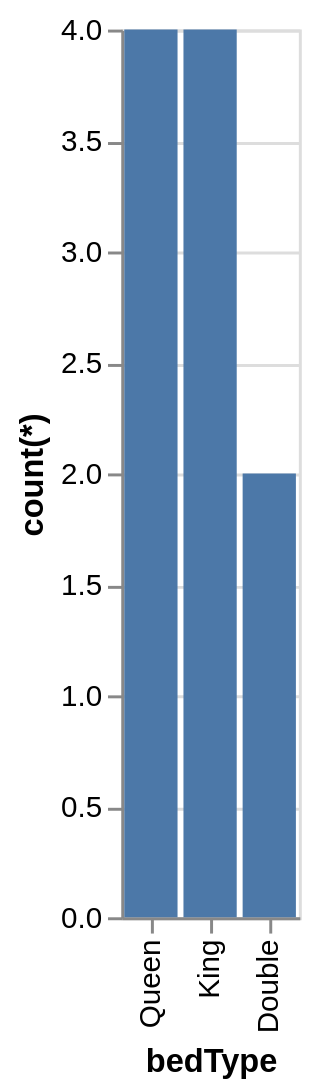

Vega-Lite specification stored for this chart:
### Vega-Lite specification from a JSON file in a GitHub repository (floating-point values rounded to 4 significant figures)
{"data": {"values": [{"x_data": "Queen", "y_data": 4}, {"x_data": "King", "y_data": 4}, {"x_data": "Double", "y_data": 2}]}, "mark": "bar", "encoding": {"x": {"field": "x_data", "type": "nominal", "title": "bedType", "sort": {"op": "sum", "field": "y_data", "order": "descending"}}, "y": {"field": "y_data", "type": "quantitative", "title": "count(*)"}}}
